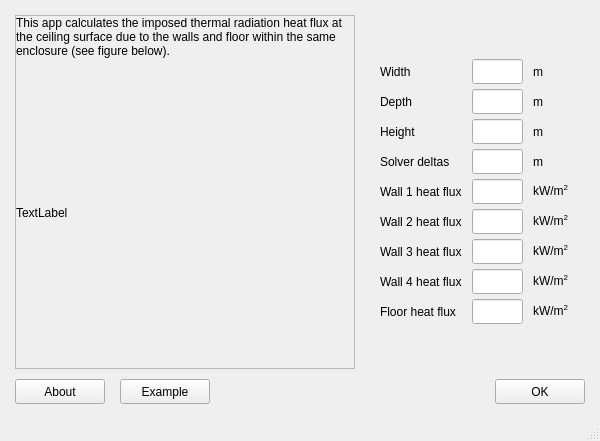
<?xml version="1.0" encoding="UTF-8"?>
<ui version="4.0">
 <class>MainWindow</class>
 <widget class="QMainWindow" name="MainWindow">
  <property name="geometry">
   <rect>
    <x>0</x>
    <y>0</y>
    <width>600</width>
    <height>441</height>
   </rect>
  </property>
  <property name="windowTitle">
   <string>MainWindow</string>
  </property>
  <widget class="QWidget" name="centralwidget">
   <layout class="QGridLayout" name="gridLayout_2">
    <property name="leftMargin">
     <number>15</number>
    </property>
    <property name="topMargin">
     <number>15</number>
    </property>
    <property name="rightMargin">
     <number>15</number>
    </property>
    <property name="bottomMargin">
     <number>15</number>
    </property>
    <property name="spacing">
     <number>10</number>
    </property>
    <item row="0" column="1">
     <widget class="QFrame" name="frame_userio">
      <property name="sizePolicy">
       <sizepolicy hsizetype="Preferred" vsizetype="Fixed">
        <horstretch>0</horstretch>
        <verstretch>0</verstretch>
       </sizepolicy>
      </property>
      <property name="minimumSize">
       <size>
        <width>220</width>
        <height>0</height>
       </size>
      </property>
      <property name="maximumSize">
       <size>
        <width>220</width>
        <height>16777215</height>
       </size>
      </property>
      <layout class="QGridLayout" name="gridLayout">
       <property name="leftMargin">
        <number>15</number>
       </property>
       <property name="topMargin">
        <number>15</number>
       </property>
       <property name="rightMargin">
        <number>15</number>
       </property>
       <property name="bottomMargin">
        <number>15</number>
       </property>
       <property name="horizontalSpacing">
        <number>10</number>
       </property>
       <property name="verticalSpacing">
        <number>5</number>
       </property>
       <item row="4" column="2">
        <widget class="QLabel" name="label_12">
         <property name="sizePolicy">
          <sizepolicy hsizetype="Minimum" vsizetype="Fixed">
           <horstretch>0</horstretch>
           <verstretch>0</verstretch>
          </sizepolicy>
         </property>
         <property name="maximumSize">
          <size>
           <width>16777215</width>
           <height>25</height>
          </size>
         </property>
         <property name="text">
          <string>kW/m&lt;sup&gt;2&lt;/sup&gt;</string>
         </property>
        </widget>
       </item>
       <item row="2" column="2">
        <widget class="QLabel" name="label_11">
         <property name="sizePolicy">
          <sizepolicy hsizetype="Minimum" vsizetype="Fixed">
           <horstretch>0</horstretch>
           <verstretch>0</verstretch>
          </sizepolicy>
         </property>
         <property name="maximumSize">
          <size>
           <width>16777215</width>
           <height>25</height>
          </size>
         </property>
         <property name="text">
          <string>m</string>
         </property>
        </widget>
       </item>
       <item row="0" column="2">
        <widget class="QLabel" name="label_9">
         <property name="sizePolicy">
          <sizepolicy hsizetype="Minimum" vsizetype="Fixed">
           <horstretch>0</horstretch>
           <verstretch>0</verstretch>
          </sizepolicy>
         </property>
         <property name="maximumSize">
          <size>
           <width>16777215</width>
           <height>25</height>
          </size>
         </property>
         <property name="text">
          <string>m</string>
         </property>
        </widget>
       </item>
       <item row="0" column="0">
        <widget class="QLabel" name="label">
         <property name="sizePolicy">
          <sizepolicy hsizetype="Minimum" vsizetype="Fixed">
           <horstretch>0</horstretch>
           <verstretch>0</verstretch>
          </sizepolicy>
         </property>
         <property name="minimumSize">
          <size>
           <width>0</width>
           <height>25</height>
          </size>
         </property>
         <property name="maximumSize">
          <size>
           <width>16777215</width>
           <height>25</height>
          </size>
         </property>
         <property name="text">
          <string>Width</string>
         </property>
        </widget>
       </item>
       <item row="0" column="1">
        <widget class="QLineEdit" name="lineEdit_in_width">
         <property name="sizePolicy">
          <sizepolicy hsizetype="MinimumExpanding" vsizetype="Fixed">
           <horstretch>0</horstretch>
           <verstretch>0</verstretch>
          </sizepolicy>
         </property>
         <property name="minimumSize">
          <size>
           <width>50</width>
           <height>25</height>
          </size>
         </property>
         <property name="maximumSize">
          <size>
           <width>16777215</width>
           <height>25</height>
          </size>
         </property>
        </widget>
       </item>
       <item row="4" column="1">
        <widget class="QLineEdit" name="lineEdit_in_wall_1_heat_flux">
         <property name="sizePolicy">
          <sizepolicy hsizetype="MinimumExpanding" vsizetype="Fixed">
           <horstretch>0</horstretch>
           <verstretch>0</verstretch>
          </sizepolicy>
         </property>
         <property name="minimumSize">
          <size>
           <width>50</width>
           <height>25</height>
          </size>
         </property>
         <property name="maximumSize">
          <size>
           <width>16777215</width>
           <height>25</height>
          </size>
         </property>
        </widget>
       </item>
       <item row="1" column="2">
        <widget class="QLabel" name="label_10">
         <property name="sizePolicy">
          <sizepolicy hsizetype="Minimum" vsizetype="Fixed">
           <horstretch>0</horstretch>
           <verstretch>0</verstretch>
          </sizepolicy>
         </property>
         <property name="maximumSize">
          <size>
           <width>16777215</width>
           <height>25</height>
          </size>
         </property>
         <property name="text">
          <string>m</string>
         </property>
        </widget>
       </item>
       <item row="3" column="2">
        <widget class="QLabel" name="label_18">
         <property name="sizePolicy">
          <sizepolicy hsizetype="Minimum" vsizetype="Fixed">
           <horstretch>0</horstretch>
           <verstretch>0</verstretch>
          </sizepolicy>
         </property>
         <property name="maximumSize">
          <size>
           <width>16777215</width>
           <height>25</height>
          </size>
         </property>
         <property name="text">
          <string>m</string>
         </property>
        </widget>
       </item>
       <item row="5" column="0">
        <widget class="QLabel" name="label_5">
         <property name="sizePolicy">
          <sizepolicy hsizetype="Minimum" vsizetype="Fixed">
           <horstretch>0</horstretch>
           <verstretch>0</verstretch>
          </sizepolicy>
         </property>
         <property name="minimumSize">
          <size>
           <width>0</width>
           <height>25</height>
          </size>
         </property>
         <property name="maximumSize">
          <size>
           <width>16777215</width>
           <height>25</height>
          </size>
         </property>
         <property name="text">
          <string>Wall 2 heat flux</string>
         </property>
        </widget>
       </item>
       <item row="3" column="1">
        <widget class="QLineEdit" name="lineEdit_in_solver_deltas">
         <property name="sizePolicy">
          <sizepolicy hsizetype="MinimumExpanding" vsizetype="Fixed">
           <horstretch>0</horstretch>
           <verstretch>0</verstretch>
          </sizepolicy>
         </property>
         <property name="minimumSize">
          <size>
           <width>50</width>
           <height>25</height>
          </size>
         </property>
         <property name="maximumSize">
          <size>
           <width>16777215</width>
           <height>25</height>
          </size>
         </property>
        </widget>
       </item>
       <item row="3" column="0">
        <widget class="QLabel" name="label_17">
         <property name="sizePolicy">
          <sizepolicy hsizetype="Minimum" vsizetype="Fixed">
           <horstretch>0</horstretch>
           <verstretch>0</verstretch>
          </sizepolicy>
         </property>
         <property name="minimumSize">
          <size>
           <width>0</width>
           <height>25</height>
          </size>
         </property>
         <property name="maximumSize">
          <size>
           <width>16777215</width>
           <height>25</height>
          </size>
         </property>
         <property name="text">
          <string>Solver deltas</string>
         </property>
        </widget>
       </item>
       <item row="4" column="0">
        <widget class="QLabel" name="label_4">
         <property name="sizePolicy">
          <sizepolicy hsizetype="Minimum" vsizetype="Fixed">
           <horstretch>0</horstretch>
           <verstretch>0</verstretch>
          </sizepolicy>
         </property>
         <property name="minimumSize">
          <size>
           <width>0</width>
           <height>25</height>
          </size>
         </property>
         <property name="maximumSize">
          <size>
           <width>16777215</width>
           <height>25</height>
          </size>
         </property>
         <property name="text">
          <string>Wall 1 heat flux</string>
         </property>
        </widget>
       </item>
       <item row="8" column="0">
        <widget class="QLabel" name="label_8">
         <property name="sizePolicy">
          <sizepolicy hsizetype="Minimum" vsizetype="Fixed">
           <horstretch>0</horstretch>
           <verstretch>0</verstretch>
          </sizepolicy>
         </property>
         <property name="minimumSize">
          <size>
           <width>0</width>
           <height>25</height>
          </size>
         </property>
         <property name="maximumSize">
          <size>
           <width>16777215</width>
           <height>25</height>
          </size>
         </property>
         <property name="text">
          <string>Floor heat flux</string>
         </property>
        </widget>
       </item>
       <item row="7" column="0">
        <widget class="QLabel" name="label_7">
         <property name="sizePolicy">
          <sizepolicy hsizetype="Minimum" vsizetype="Fixed">
           <horstretch>0</horstretch>
           <verstretch>0</verstretch>
          </sizepolicy>
         </property>
         <property name="minimumSize">
          <size>
           <width>0</width>
           <height>25</height>
          </size>
         </property>
         <property name="maximumSize">
          <size>
           <width>16777215</width>
           <height>25</height>
          </size>
         </property>
         <property name="text">
          <string>Wall 4 heat flux</string>
         </property>
        </widget>
       </item>
       <item row="6" column="0">
        <widget class="QLabel" name="label_6">
         <property name="sizePolicy">
          <sizepolicy hsizetype="Minimum" vsizetype="Fixed">
           <horstretch>0</horstretch>
           <verstretch>0</verstretch>
          </sizepolicy>
         </property>
         <property name="minimumSize">
          <size>
           <width>0</width>
           <height>25</height>
          </size>
         </property>
         <property name="maximumSize">
          <size>
           <width>16777215</width>
           <height>25</height>
          </size>
         </property>
         <property name="text">
          <string>Wall 3 heat flux</string>
         </property>
        </widget>
       </item>
       <item row="5" column="1">
        <widget class="QLineEdit" name="lineEdit_in_wall_2_heat_flux">
         <property name="sizePolicy">
          <sizepolicy hsizetype="MinimumExpanding" vsizetype="Fixed">
           <horstretch>0</horstretch>
           <verstretch>0</verstretch>
          </sizepolicy>
         </property>
         <property name="minimumSize">
          <size>
           <width>50</width>
           <height>25</height>
          </size>
         </property>
         <property name="maximumSize">
          <size>
           <width>16777215</width>
           <height>25</height>
          </size>
         </property>
        </widget>
       </item>
       <item row="1" column="0">
        <widget class="QLabel" name="label_2">
         <property name="sizePolicy">
          <sizepolicy hsizetype="Minimum" vsizetype="Fixed">
           <horstretch>0</horstretch>
           <verstretch>0</verstretch>
          </sizepolicy>
         </property>
         <property name="minimumSize">
          <size>
           <width>0</width>
           <height>25</height>
          </size>
         </property>
         <property name="maximumSize">
          <size>
           <width>16777215</width>
           <height>25</height>
          </size>
         </property>
         <property name="text">
          <string>Depth</string>
         </property>
        </widget>
       </item>
       <item row="6" column="2">
        <widget class="QLabel" name="label_14">
         <property name="sizePolicy">
          <sizepolicy hsizetype="Minimum" vsizetype="Fixed">
           <horstretch>0</horstretch>
           <verstretch>0</verstretch>
          </sizepolicy>
         </property>
         <property name="maximumSize">
          <size>
           <width>16777215</width>
           <height>25</height>
          </size>
         </property>
         <property name="text">
          <string>kW/m&lt;sup&gt;2&lt;/sup&gt;</string>
         </property>
        </widget>
       </item>
       <item row="7" column="2">
        <widget class="QLabel" name="label_15">
         <property name="sizePolicy">
          <sizepolicy hsizetype="Minimum" vsizetype="Fixed">
           <horstretch>0</horstretch>
           <verstretch>0</verstretch>
          </sizepolicy>
         </property>
         <property name="maximumSize">
          <size>
           <width>16777215</width>
           <height>25</height>
          </size>
         </property>
         <property name="text">
          <string>kW/m&lt;sup&gt;2&lt;/sup&gt;</string>
         </property>
        </widget>
       </item>
       <item row="2" column="0">
        <widget class="QLabel" name="label_3">
         <property name="sizePolicy">
          <sizepolicy hsizetype="Minimum" vsizetype="Fixed">
           <horstretch>0</horstretch>
           <verstretch>0</verstretch>
          </sizepolicy>
         </property>
         <property name="minimumSize">
          <size>
           <width>0</width>
           <height>25</height>
          </size>
         </property>
         <property name="maximumSize">
          <size>
           <width>16777215</width>
           <height>25</height>
          </size>
         </property>
         <property name="text">
          <string>Height</string>
         </property>
        </widget>
       </item>
       <item row="6" column="1">
        <widget class="QLineEdit" name="lineEdit_in_wall_3_heat_flux">
         <property name="sizePolicy">
          <sizepolicy hsizetype="MinimumExpanding" vsizetype="Fixed">
           <horstretch>0</horstretch>
           <verstretch>0</verstretch>
          </sizepolicy>
         </property>
         <property name="minimumSize">
          <size>
           <width>50</width>
           <height>25</height>
          </size>
         </property>
         <property name="maximumSize">
          <size>
           <width>16777215</width>
           <height>25</height>
          </size>
         </property>
        </widget>
       </item>
       <item row="8" column="1">
        <widget class="QLineEdit" name="lineEdit_in_floor_heat_flux">
         <property name="sizePolicy">
          <sizepolicy hsizetype="MinimumExpanding" vsizetype="Fixed">
           <horstretch>0</horstretch>
           <verstretch>0</verstretch>
          </sizepolicy>
         </property>
         <property name="minimumSize">
          <size>
           <width>50</width>
           <height>25</height>
          </size>
         </property>
         <property name="maximumSize">
          <size>
           <width>16777215</width>
           <height>25</height>
          </size>
         </property>
        </widget>
       </item>
       <item row="1" column="1">
        <widget class="QLineEdit" name="lineEdit_in_depth">
         <property name="sizePolicy">
          <sizepolicy hsizetype="MinimumExpanding" vsizetype="Fixed">
           <horstretch>0</horstretch>
           <verstretch>0</verstretch>
          </sizepolicy>
         </property>
         <property name="minimumSize">
          <size>
           <width>50</width>
           <height>25</height>
          </size>
         </property>
         <property name="maximumSize">
          <size>
           <width>16777215</width>
           <height>25</height>
          </size>
         </property>
        </widget>
       </item>
       <item row="2" column="1">
        <widget class="QLineEdit" name="lineEdit_in_height">
         <property name="sizePolicy">
          <sizepolicy hsizetype="MinimumExpanding" vsizetype="Fixed">
           <horstretch>0</horstretch>
           <verstretch>0</verstretch>
          </sizepolicy>
         </property>
         <property name="minimumSize">
          <size>
           <width>50</width>
           <height>25</height>
          </size>
         </property>
         <property name="maximumSize">
          <size>
           <width>16777215</width>
           <height>25</height>
          </size>
         </property>
        </widget>
       </item>
       <item row="7" column="1">
        <widget class="QLineEdit" name="lineEdit_in_wall_4_heat_flux">
         <property name="sizePolicy">
          <sizepolicy hsizetype="MinimumExpanding" vsizetype="Fixed">
           <horstretch>0</horstretch>
           <verstretch>0</verstretch>
          </sizepolicy>
         </property>
         <property name="minimumSize">
          <size>
           <width>50</width>
           <height>25</height>
          </size>
         </property>
         <property name="maximumSize">
          <size>
           <width>16777215</width>
           <height>25</height>
          </size>
         </property>
        </widget>
       </item>
       <item row="5" column="2">
        <widget class="QLabel" name="label_13">
         <property name="sizePolicy">
          <sizepolicy hsizetype="Minimum" vsizetype="Fixed">
           <horstretch>0</horstretch>
           <verstretch>0</verstretch>
          </sizepolicy>
         </property>
         <property name="maximumSize">
          <size>
           <width>16777215</width>
           <height>25</height>
          </size>
         </property>
         <property name="text">
          <string>kW/m&lt;sup&gt;2&lt;/sup&gt;</string>
         </property>
        </widget>
       </item>
       <item row="8" column="2">
        <widget class="QLabel" name="label_16">
         <property name="sizePolicy">
          <sizepolicy hsizetype="Minimum" vsizetype="Fixed">
           <horstretch>0</horstretch>
           <verstretch>0</verstretch>
          </sizepolicy>
         </property>
         <property name="maximumSize">
          <size>
           <width>16777215</width>
           <height>25</height>
          </size>
         </property>
         <property name="text">
          <string>kW/m&lt;sup&gt;2&lt;/sup&gt;</string>
         </property>
        </widget>
       </item>
      </layout>
     </widget>
    </item>
    <item row="0" column="0">
     <widget class="QFrame" name="frame">
      <property name="sizePolicy">
       <sizepolicy hsizetype="Preferred" vsizetype="Minimum">
        <horstretch>0</horstretch>
        <verstretch>0</verstretch>
       </sizepolicy>
      </property>
      <property name="minimumSize">
       <size>
        <width>340</width>
        <height>0</height>
       </size>
      </property>
      <property name="maximumSize">
       <size>
        <width>340</width>
        <height>16777215</height>
       </size>
      </property>
      <property name="frameShape">
       <enum>QFrame::StyledPanel</enum>
      </property>
      <property name="frameShadow">
       <enum>QFrame::Raised</enum>
      </property>
      <layout class="QVBoxLayout" name="verticalLayout">
       <property name="spacing">
        <number>0</number>
       </property>
       <property name="leftMargin">
        <number>0</number>
       </property>
       <property name="topMargin">
        <number>0</number>
       </property>
       <property name="rightMargin">
        <number>0</number>
       </property>
       <property name="bottomMargin">
        <number>0</number>
       </property>
       <item>
        <widget class="QLabel" name="label_20">
         <property name="text">
          <string>This app calculates the imposed thermal radiation heat flux at the ceiling surface due to the walls and floor within the same enclosure (see figure below).</string>
         </property>
         <property name="wordWrap">
          <bool>true</bool>
         </property>
        </widget>
       </item>
       <item>
        <spacer name="verticalSpacer">
         <property name="orientation">
          <enum>Qt::Vertical</enum>
         </property>
         <property name="sizeHint" stdset="0">
          <size>
           <width>20</width>
           <height>5</height>
          </size>
         </property>
        </spacer>
       </item>
       <item>
        <widget class="QLabel" name="label_figure">
         <property name="minimumSize">
          <size>
           <width>341</width>
           <height>284</height>
          </size>
         </property>
         <property name="maximumSize">
          <size>
           <width>341</width>
           <height>284</height>
          </size>
         </property>
         <property name="text">
          <string>TextLabel</string>
         </property>
        </widget>
       </item>
       <item>
        <spacer name="verticalSpacer_2">
         <property name="orientation">
          <enum>Qt::Vertical</enum>
         </property>
         <property name="sizeHint" stdset="0">
          <size>
           <width>20</width>
           <height>5</height>
          </size>
         </property>
        </spacer>
       </item>
      </layout>
     </widget>
    </item>
    <item row="1" column="0" colspan="2">
     <widget class="QWidget" name="widget" native="true">
      <layout class="QHBoxLayout" name="horizontalLayout">
       <property name="spacing">
        <number>0</number>
       </property>
       <property name="leftMargin">
        <number>0</number>
       </property>
       <property name="topMargin">
        <number>0</number>
       </property>
       <property name="rightMargin">
        <number>0</number>
       </property>
       <property name="bottomMargin">
        <number>0</number>
       </property>
       <item>
        <widget class="QPushButton" name="pushButton_about">
         <property name="minimumSize">
          <size>
           <width>90</width>
           <height>25</height>
          </size>
         </property>
         <property name="maximumSize">
          <size>
           <width>16777215</width>
           <height>25</height>
          </size>
         </property>
         <property name="text">
          <string>About</string>
         </property>
        </widget>
       </item>
       <item>
        <spacer name="horizontalSpacer_2">
         <property name="orientation">
          <enum>Qt::Horizontal</enum>
         </property>
         <property name="sizeType">
          <enum>QSizePolicy::Fixed</enum>
         </property>
         <property name="sizeHint" stdset="0">
          <size>
           <width>15</width>
           <height>20</height>
          </size>
         </property>
        </spacer>
       </item>
       <item>
        <widget class="QPushButton" name="pushButton_example">
         <property name="minimumSize">
          <size>
           <width>90</width>
           <height>25</height>
          </size>
         </property>
         <property name="maximumSize">
          <size>
           <width>16777215</width>
           <height>25</height>
          </size>
         </property>
         <property name="text">
          <string>Example</string>
         </property>
        </widget>
       </item>
       <item>
        <spacer name="horizontalSpacer">
         <property name="orientation">
          <enum>Qt::Horizontal</enum>
         </property>
         <property name="sizeHint" stdset="0">
          <size>
           <width>40</width>
           <height>20</height>
          </size>
         </property>
        </spacer>
       </item>
       <item>
        <widget class="QPushButton" name="pushButton_ok">
         <property name="minimumSize">
          <size>
           <width>90</width>
           <height>25</height>
          </size>
         </property>
         <property name="maximumSize">
          <size>
           <width>16777215</width>
           <height>25</height>
          </size>
         </property>
         <property name="text">
          <string>OK</string>
         </property>
        </widget>
       </item>
      </layout>
     </widget>
    </item>
   </layout>
  </widget>
  <widget class="QMenuBar" name="menubar">
   <property name="geometry">
    <rect>
     <x>0</x>
     <y>0</y>
     <width>600</width>
     <height>21</height>
    </rect>
   </property>
  </widget>
  <widget class="QStatusBar" name="statusbar"/>
 </widget>
 <tabstops>
  <tabstop>lineEdit_in_width</tabstop>
  <tabstop>lineEdit_in_depth</tabstop>
  <tabstop>lineEdit_in_height</tabstop>
  <tabstop>lineEdit_in_solver_deltas</tabstop>
  <tabstop>lineEdit_in_wall_1_heat_flux</tabstop>
  <tabstop>lineEdit_in_wall_2_heat_flux</tabstop>
  <tabstop>lineEdit_in_wall_3_heat_flux</tabstop>
  <tabstop>lineEdit_in_wall_4_heat_flux</tabstop>
  <tabstop>lineEdit_in_floor_heat_flux</tabstop>
  <tabstop>pushButton_ok</tabstop>
  <tabstop>pushButton_about</tabstop>
  <tabstop>pushButton_example</tabstop>
 </tabstops>
 <resources/>
 <connections/>
</ui>
